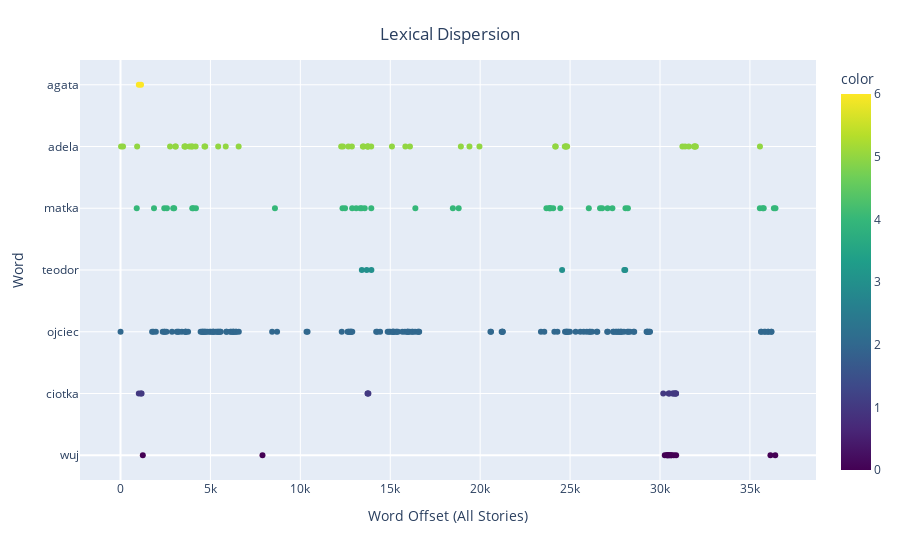

Notebook source saved alongside this figure:
### Code cell
dispersion_plotly(ntext, characters)

### Figure 1 — Plotly figure (JSON) as saved in the notebook; plotly's stock layout.template omitted (floating-point values rounded to 4 significant figures; data arrays with more than 128 entries replaced by an {"elided": "..."} marker saying what was removed)
{"data": [{"hoverlabel": {"namelength": 0}, "hovertemplate": "x=%{x}<br>y=%{y}<br>color=%{marker.color}", "legendgroup": "", "marker": {"color": {"elided": "263 int values"}, "coloraxis": "coloraxis", "symbol": "circle"}, "mode": "markers", "name": "", "showlegend": false, "type": "scatter", "x": {"elided": "263 int values"}, "xaxis": "x", "y": {"elided": "263 int values"}, "yaxis": "y"}], "layout": {"coloraxis": {"colorbar": {"title": {"text": "color"}}, "colorscale": [[0, "#440154"], [0.1111, "#482878"], [0.2222, "#3e4989"], [0.3333, "#31688e"], [0.4444, "#26828e"], [0.5556, "#1f9e89"], [0.6667, "#35b779"], [0.7778, "#6ece58"], [0.8889, "#b5de2b"], [1, "#fde725"]]}, "legend": {"tracegroupgap": 0}, "margin": {"t": 60}, "title": {"text": "Lexical Dispersion", "x": 0.5, "xanchor": "center", "y": 0.95, "yanchor": "top"}, "xaxis": {"anchor": "y", "domain": [0, 1], "title": {"text": "Word Offset (All Stories)"}}, "yaxis": {"anchor": "x", "domain": [0, 1], "tickmode": "array", "ticktext": ["wuj", "ciotka", "ojciec", "teodor", "matka", "adela", "agata"], "tickvals": [0, 1, 2, 3, 4, 5, 6], "title": {"text": "Word"}}}}
